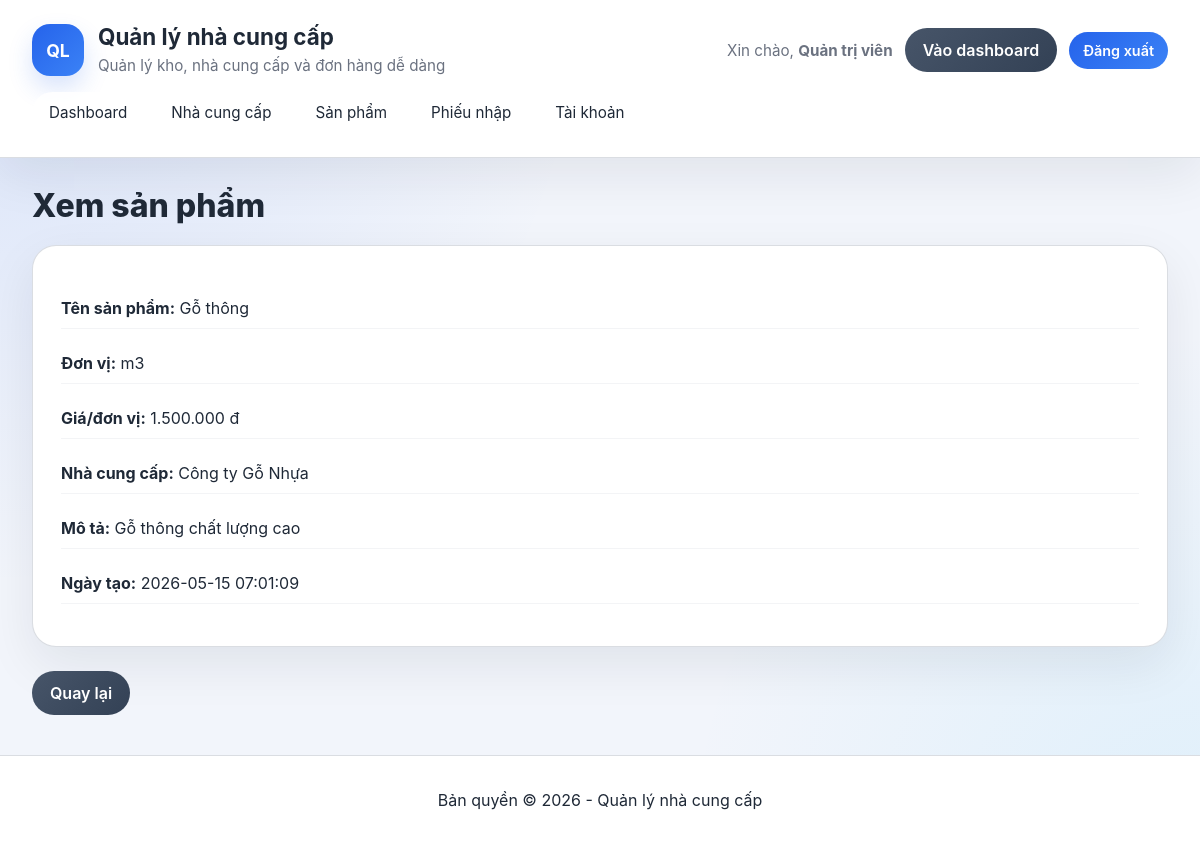
/material_view.php?id=1 (signed in), run on the app's committed database.
### tables this page shows
CREATE TABLE `materials` (
  `material_id` int(11) NOT NULL AUTO_INCREMENT PRIMARY KEY,
  `material_name` varchar(100) NOT NULL,
  `unit` varchar(20) NOT NULL,
  `unit_price` decimal(15,2) NOT NULL DEFAULT 0.00,
  `description` text DEFAULT NULL,
  `created_at` timestamp NOT NULL DEFAULT current_timestamp()
);

### functions.php (called while the page is built, shortened)
<?php
function h($value) {
    return htmlspecialchars($value, ENT_QUOTES, 'UTF-8');
}

### material_view.php (the view, shortened to what this page needs)
<?php
require_once __DIR__ . '/header.php';
$mysqli = db();
$id = isset($_GET['id']) ? (int)$_GET['id'] : 0;
$stmt = $mysqli->prepare('SELECT m.material_id, m.material_name, m.unit, m.unit_price, m.description, m.created_at, GROUP_CONCAT(s.supplier_name SEPARATOR ", ") AS suppliers FROM materials m LEFT JOIN supplier_materials sm ON m.material_id = sm.material_id LEFT JOIN suppliers s ON sm.supplier_id = s.supplier_id WHERE m.material_id = ? GROUP BY m.material_id');
$stmt->bind_param('i', $id);
$stmt->execute();
$result = $stmt->get_result();
$material = $result->fetch_assoc();
?>
<div class="page-title"><h2>Xem sản phẩm</h2></div>
<div class="detail-card">
    <p><strong>Tên sản phẩm:</strong> <?= h($material['material_name']) ?></p>
    <p><strong>Đơn vị:</strong> <?= h($material['unit']) ?></p>
    <p><strong>Giá/đơn vị:</strong> <?= number_format($material['unit_price'], 0, ',', '.') ?> đ</p>
    <p><strong>Nhà cung cấp:</strong> <?= h($material['suppliers'] ?: 'Chưa có') ?></p>
    <p><strong>Mô tả:</strong> <?= nl2br(h($material['description'] ?: 'Không có mô tả')) ?></p>
    <p><strong>Ngày tạo:</strong> <?= h($material['created_at']) ?></p>
</div>
<a class="button secondary" href="materials.php">Quay lại</a>
<?php require_once __DIR__ . '/footer.php'; ?>

### style.css (style rules this page uses)
:root { --bg: #f2f5fb; --panel: #ffffff; --text: #1f2937; --muted: #6b7280; --accent: #2563eb; --accent-soft: #eff6ff; --danger: #dc2626; --danger-dark: #b91c1c; --border: #d1d5db; --shadow: 0 18px 50px rgba(15, 23, 42, 0.08); }
* { box-sizing: border-box; }
body { margin: 0; min-height: 100vh; font-family: 'Inter', 'Segoe UI', Tahoma, Geneva, Verdana, sans-serif; background: radial-gradient(circle at top left, rgba(37, 99, 235, 0.12), transparent 40%), radial-gradient(circle at bottom right, rgba(56, 189, 248, 0.1), transparent 35%), var(--bg); color: var(--text); }
.button, button { display: inline-flex; align-items: center; justify-content: center; padding: 12px 18px; border: none; border-radius: 999px; background: linear-gradient(135deg, #2563eb, #3b82f6); color: #fff; cursor: pointer; text-decoration: none; transition: transform 0.2s ease, box-shadow 0.2s ease, background-color 0.2s ease; font-weight: 600; }
.button.secondary { background: linear-gradient(135deg, #475569, #334155); }
.page-title h2 { margin: 0 0 20px; font-size: 2rem; font-weight: 800; color: var(--text); }
.table-card, .form-card, .detail-card, .card { background: var(--panel); border: 1px solid rgba(209, 213, 219, 0.8); border-radius: 24px; padding: 28px; margin-bottom: 24px; box-shadow: var(--shadow); transition: transform 0.2s ease, box-shadow 0.2s ease; }
.detail-card p { margin: 14px 0; padding: 10px 0; border-bottom: 1px solid #f3f4f6; }
.detail-card strong { color: var(--text); font-weight: 700; }

### data on the page
materials: material_name "Gỗ thông", unit "m3", unit_price "1.500.000", description "Gỗ thông chất lượng cao", created_at "2026-05-15 07:01:09"

### other printed values
APP_NAME "Quản lý nhà cung cấp"
$_SESSION['user']['full_name'] ?: $_SESSION['user']['username'] "Quản trị viên"
$material['suppliers'] ?: 'Chưa có' "Công ty Gỗ Nhựa"
